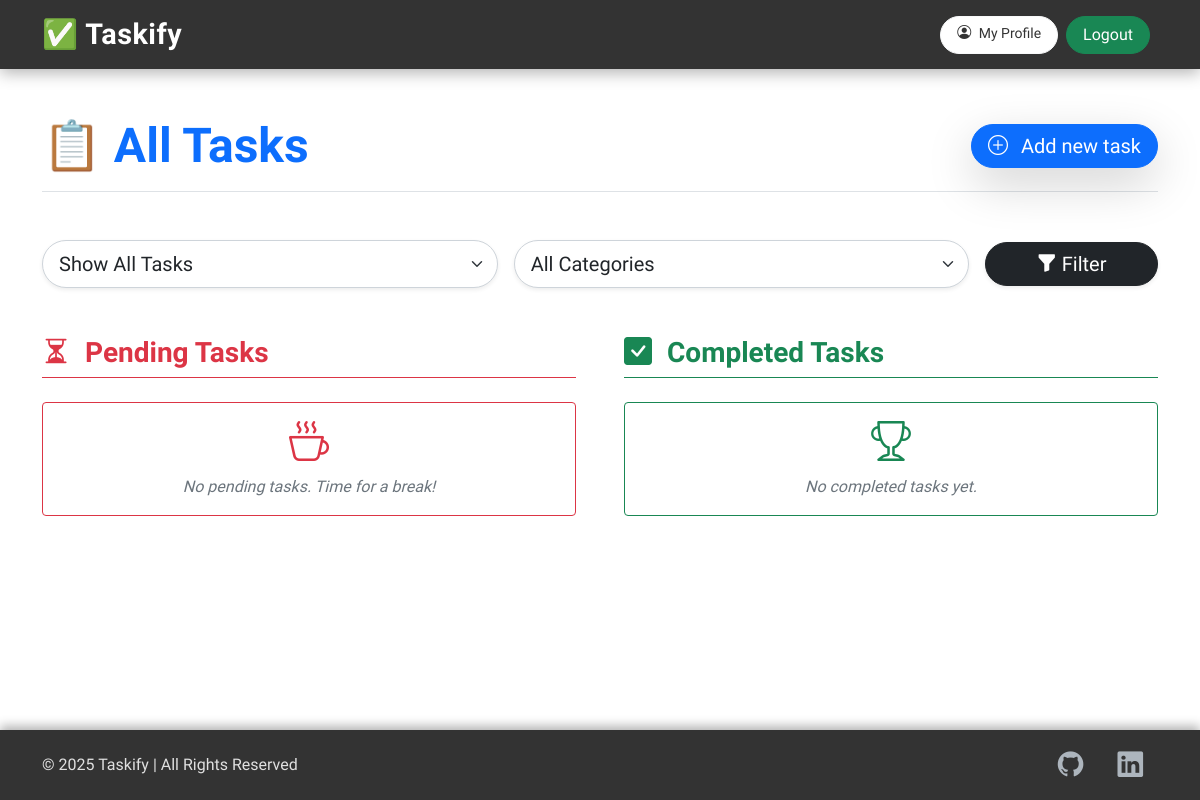
Before: / (signed in) with the older database file.
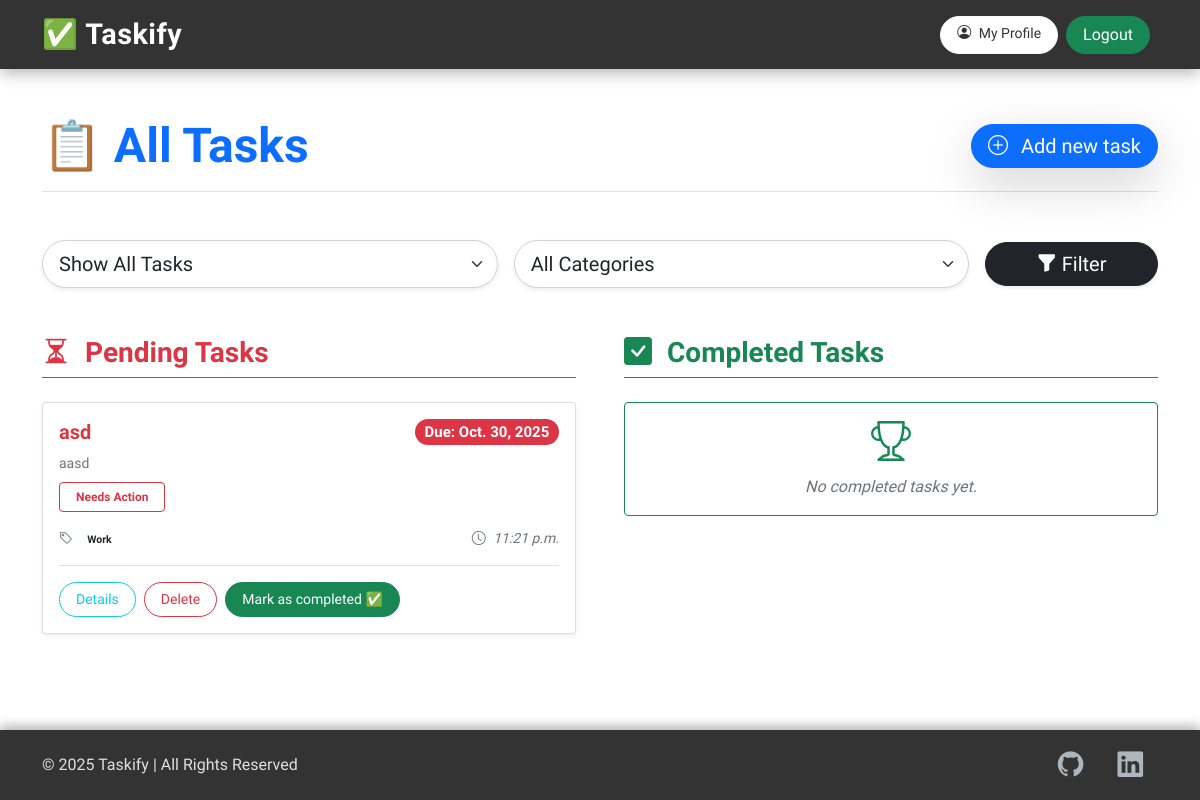
After: the same page with the newer database file.
### task_app/models.py (models this page shows, shortened)
class Task(models.Model):
    STATUS = [
        ('pending', 'Pending'),
        ('completed', 'Completed'),
    ]
    CATEGORY = [
        ('work', 'Work'),
        ('personal', 'Personal'),
        ('other', 'Other'),
    ]
    title = models.CharField(max_length=100)
    description = models.TextField()
    due_date = models.DateField()
    due_time = models.TimeField()
    status = models.CharField(max_length=100, choices = STATUS, default='pending')                  # choices = STATUS -> kon STATUS choice hobe? Pending/Completed [by default pending]
    category = models.CharField(max_length=100, choices = CATEGORY)                           # choices = CATEGORY -> kon CATEGORY choice hobe? Work/Personal/Other
    is_completed = models.BooleanField(default=False)                                # initially every task will be pending, so not completed
    user = models.ForeignKey(User, on_delete=models.CASCADE)                         # 1 to many relationship

### task_app/views.py (the view)
# urls.py: path('', views.task_list, name='task_list'),
@login_required
def task_list(request):
    status_filter = request.GET.get('status','all')                         # by default all the task's status will be seen
    category_filter = request.GET.get('category','all')                     # by default all the task's category will be seen
    tasks = Task.objects.filter(user = request.user)                          # the specific user will see only his tasks; not all the tasks
    if status_filter != 'all':
        tasks = tasks.filter(is_completed = (status_filter == 'completed'))
    if category_filter != 'all':
        tasks = tasks.filter(category = category_filter)
    completed_tasks = tasks.filter(is_completed = True)
    pending_tasks = tasks.filter(is_completed = False)
    return render(request,'task_list.html',{
        'completed_tasks' : completed_tasks,
        'pending_tasks' : pending_tasks,
        'status_filter' : status_filter,
        'category_filter' : category_filter
    })

### task_app/templates/task_list.html (shortened to what the changed rows need)
{% extends "base.html" %}
{% block content %}
<div class="d-flex align-items-center mb-5 border-bottom pb-3">
    <h1 class="display-5 fw-bolder text-primary mb-0 me-auto">📋 All Tasks</h1>
</div>
<div class="container-fluid px-0">
    <div class="row g-5">
        <div class="col-lg-6">
            <div class="row g-4">
                {% for task in pending_tasks %}
                <div class="col-12">
                    <div class="card border-1 bg-info-subtle shadow-sm h-100 rounded-4 task-hover-effect">
                        <div class="card-body">
                            <h5 class="card-title fw-bolder text-danger d-flex justify-content-between align-items-center">
                                {{ task.title }}
                                <small class="badge bg-danger text-white rounded-pill ms-2">Due: {{ task.due_date }}</small>
                            </h5>
                            <p class="card-text small text-muted mb-2">
                                {{ task.description|truncatewords:15 }}
                            </p>
                            <span class="badge bg-danger-subtle text-danger border border-danger mb-2 px-3 py-2 fw-bold">
                                Needs Action
                            </span>
                            <div class="d-flex justify-content-between align-items-center mb-3 mt-2">
                                <small class="text-secondary">
                                    <i class="bi bi-tag me-1"></i>
                                    <span class="badge bg-secondary-subtle text-dark">{{ task.get_category_display }}</span>
                                </small>
                                <small class="text-secondary fst-italic">
                                    <i class="bi bi-clock me-1"></i> {{ task.due_time }}
                                </small>
                            </div>
                            <div class="d-flex gap-2 mt-3 border-top pt-3">
                                <a href="{% url 'task_details' task.id %}" class="btn btn-outline-info btn-sm rounded-pill">Details</a>
                                <a href="{% url 'task_delete' task.id %}" class="btn btn-outline-danger btn-sm rounded-pill">Delete</a>
                                <a href="{% url 'task_mark_completed' task.id %}" class="btn btn-success btn-sm rounded-pill">Mark as completed ✅</a>
                            </div>
                        </div>
                    </div>
                </div>
                {% empty %}
                <div class="col-12">
                    <div class="alert alert-light text-center border-danger bg-white" role="alert">
                        <i class="bi bi-cup-hot display-6 text-danger"></i>
                        <p class="mb-0 mt-2 text-muted fst-italic">No pending tasks. Time for a break!</p>
                    </div>
                </div>
                {% endfor %}
            </div>
        </div>
    </div>
</div>
{% endblock %}

Changed rows visible on the page:
added Task: title "asd", due_date "Oct. 30, 2025", description "aasd", category "Work", due_time "11:21 p.m."
Other visible differences:
text no longer shown: "No pending tasks. Time for a break!"
